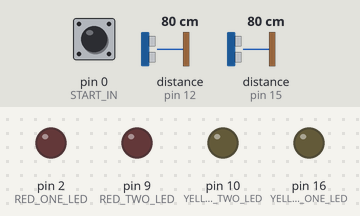
A sketch run on a simulated Arduino Uno, built with avr-gcc and run on an emulated ATmega328P. Shown: output pins drawn as LEDs (lit = HIGH). Wiring (inferred from the names in the program): 2 × ultrasonic range finder: trigger pin 13, echo pin 15 / trigger pin 14, echo pin 12. The test bench sets the inputs (shaded band); at power-on: distance to the obstacle (sensors on pin 12, pin 15) 80 cm, pin 0 (START_IN) LOW. The echo pulse lasts 58.3 µs per cm; pins used as bus, display or sensor lines are not drawn.

Above: at 1.2 s.
1.3 s: distance to the obstacle (sensor on pin 12) set to 32 cm
2.8 s: distance to the obstacle (sensor on pin 12) set to 27 cm
At 3.1 s:
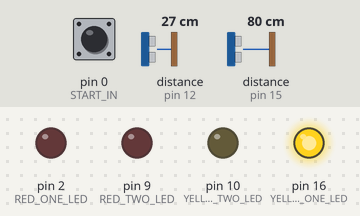
4.3 s: distance to the obstacle (sensor on pin 15) set to 33 cm
5.8 s: distance to the obstacle (sensor on pin 15) set to 27 cm
At 6.5 s:
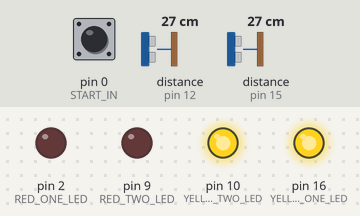
7.3 s: pin 0 (START_IN) pulled HIGH for 0.15 s
At 8.6 s:
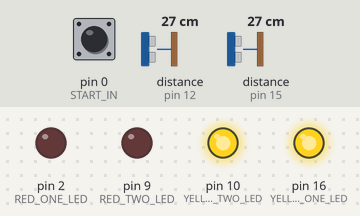
8.9 s: distance to the obstacle (sensor on pin 12) set to 35 cm
At 10.1 s:
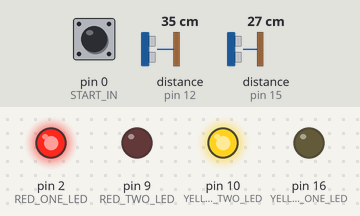
Timing chart, 0 to 11.4 s (numbered marks = the images above; inputs shaded):
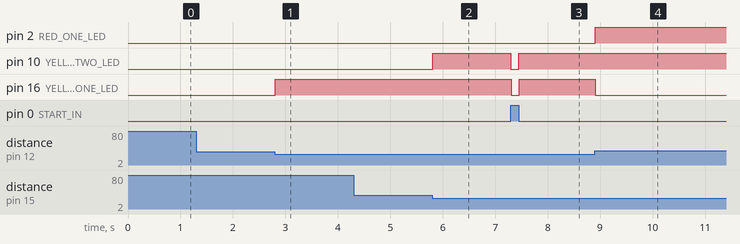

The sketch:

DragSensor.ino
```cpp
#define YELLOW_ONE_LED      16
#define YELLOW_TWO_LED      10
#define RED_ONE_LED         2
#define RED_TWO_LED         9
#define WHITE_ONE_LED         -1
#define WHITE_TWO_LED         -1

#define SENSOR_START_ONE_OUT      14
#define SENSOR_START_ONE_IN       12

#define SENSOR_START_TWO_OUT      13
#define SENSOR_START_TWO_IN       15

#define USE_END_SENSOR 0

#define SENSOR_END_ONE_OUT      -1
#define SENSOR_END_ONE_IN       -1

#define SENSOR_END_TWO_OUT      -1
#define SENSOR_END_TWO_IN       -1

#define START_IN            0

float init_one_start_distance = 0;
float init_two_start_distance = 0;

float init_one_end_distance = 0;
float init_two_end_distance = 0;

float start_time = 0;

float one_time = 0;
float two_time = 0;

bool triggered = 0;
bool last_start = false;

float get_one_distance()
{
  digitalWrite(SENSOR_START_ONE_OUT, LOW);
  delayMicroseconds(2);
  digitalWrite(SENSOR_START_ONE_OUT, HIGH);
  delayMicroseconds(10);
  digitalWrite(SENSOR_START_ONE_OUT, LOW);

  float duration = pulseIn(SENSOR_START_ONE_IN, HIGH);

  return (duration*.0343)/2;
}

float get_two_distance()
{
  digitalWrite(SENSOR_START_TWO_OUT, LOW);
  delayMicroseconds(2);
  digitalWrite(SENSOR_START_TWO_OUT, HIGH);
  delayMicroseconds(10);
  digitalWrite(SENSOR_START_TWO_OUT, LOW);

  float duration = pulseIn(SENSOR_START_TWO_IN, HIGH);

  return (duration*.0343)/2;
}

float get_one_end_distance()
{
  digitalWrite(SENSOR_END_ONE_OUT, LOW);
  delayMicroseconds(2);
  digitalWrite(SENSOR_END_ONE_OUT, HIGH);
  delayMicroseconds(10);
  digitalWrite(SENSOR_END_ONE_OUT, LOW);

  float duration = pulseIn(SENSOR_END_ONE_IN, HIGH);

  return (duration*.0343)/2;
}

float get_two_end_distance()
{
  digitalWrite(SENSOR_END_TWO_OUT, LOW);
  delayMicroseconds(2);
  digitalWrite(SENSOR_END_TWO_OUT, HIGH);
  delayMicroseconds(10);
  digitalWrite(SENSOR_END_TWO_OUT, LOW);

  float duration = pulseIn(SENSOR_END_TWO_IN, HIGH);

  return (duration*.0343)/2;
}

void reset_pos()
{
  init_one_start_distance = get_one_distance();
  init_two_start_distance = get_two_distance();

  init_one_end_distance = get_one_end_distance();
  init_two_end_distance = get_two_end_distance();
}

void setup() {
  pinMode(YELLOW_ONE_LED, OUTPUT);
  pinMode(YELLOW_TWO_LED, OUTPUT);
  pinMode(RED_ONE_LED, OUTPUT);
  pinMode(RED_TWO_LED, OUTPUT);

  pinMode(SENSOR_START_ONE_OUT, OUTPUT);
  pinMode(SENSOR_START_ONE_IN, INPUT);

  pinMode(SENSOR_START_TWO_OUT, OUTPUT);
  pinMode(SENSOR_START_TWO_IN, INPUT);

  pinMode(START_IN, INPUT);

  if (USE_END_SENSOR)
  {
    pinMode(WHITE_ONE_LED, OUTPUT);
    pinMode(WHITE_TWO_LED, OUTPUT);

    pinMode(SENSOR_END_ONE_OUT, OUTPUT);
    pinMode(SENSOR_END_ONE_IN, INPUT);

    pinMode(SENSOR_END_TWO_OUT, OUTPUT);
    pinMode(SENSOR_END_TWO_IN, INPUT);
  }

  reset_pos();
}

bool one_trigger()
{
  return get_one_distance() < (init_one_start_distance - 50);
}

bool two_trigger()
{
  return get_two_distance() < (init_two_start_distance - 50);
}

bool one_end()
{
  return get_two_distance() < (init_two_start_distance - 50);
}

bool two_end()
{
  return get_two_distance() < (init_two_start_distance - 50);
}

bool get_start()
{
  return digitalRead(START_IN) == HIGH;
}

void send_trigger()
{
  triggered = true;
}

void loop()
{
  if (one_trigger() && !get_start())
  {
    digitalWrite(YELLOW_ONE_LED, HIGH);
    digitalWrite(RED_ONE_LED, LOW);
  }
  else
  {
    digitalWrite(YELLOW_ONE_LED, LOW);
  }

  if (two_trigger() && !get_start())
  {
    digitalWrite(YELLOW_TWO_LED, HIGH);
    digitalWrite(RED_TWO_LED, LOW);
  }
  else
  {
    digitalWrite(YELLOW_TWO_LED, LOW);
  }

  if (two_trigger() && one_trigger())
  {
    send_trigger();
  }
  if (triggered && !get_start())
  {
    if (!two_trigger())
    {
      digitalWrite(RED_TWO_LED, HIGH);
    }

    if (!one_trigger())
    {
      digitalWrite(RED_ONE_LED, HIGH);
    }
  }

  if (get_start())
  {
    if (!last_start)
    {
      start_time = millis();
      one_time = -1;
      two_time = -1;
    }
    last_start = true;
    triggered = false;
    digitalWrite(YELLOW_ONE_LED, LOW);
    digitalWrite(YELLOW_TWO_LED, LOW);
    if (USE_END_SENSOR)
    {
      if (one_end)
      {
        one_time = millis() - start_time;
        if (two_end < 0)
        {
          digitalWrite(WHITE_ONE_LED, HIGH);
        }
      }
      if (two_end)
      {
        two_time = millis() - start_time;
        if (one_end < 0)
        {
          digitalWrite(WHITE_TWO_LED, HIGH);
        }
      }
    }
  }else
  {
    last_start = false;
    if (USE_END_SENSOR)
    {
      digitalWrite(WHITE_ONE_LED, LOW);
      digitalWrite(WHITE_TWO_LED, LOW);
    }
  }
}
```

Measured:
- the behaviour switches between 30 and 29 cm on distance to the obstacle (sensor on pin 12) (found by bisection; images 0 and 1)
- the behaviour switches between 30 and 29 cm on distance to the obstacle (sensor on pin 15) (found by bisection; images 1 and 2)
- after the input at 1.3 s, every drawn part: stays the same
- after the input at 2.8 s, pin 16 (YELLOW_ONE_LED): LOW → HIGH at once
- after the input at 4.3 s, every drawn part: stays the same
- after the input at 5.8 s, pin 10 (YELLOW_TWO_LED): LOW → HIGH at once
- after the input at 7.3 s, pin 10 (YELLOW_TWO_LED): HIGH → LOW at once, → HIGH 0.15 s later; pin 16 (YELLOW_ONE_LED): HIGH → LOW at once, → HIGH 0.16 s later
- after the input at 8.9 s, pin 2 (RED_ONE_LED): LOW → HIGH at once; pin 16 (YELLOW_ONE_LED): HIGH → LOW at once
